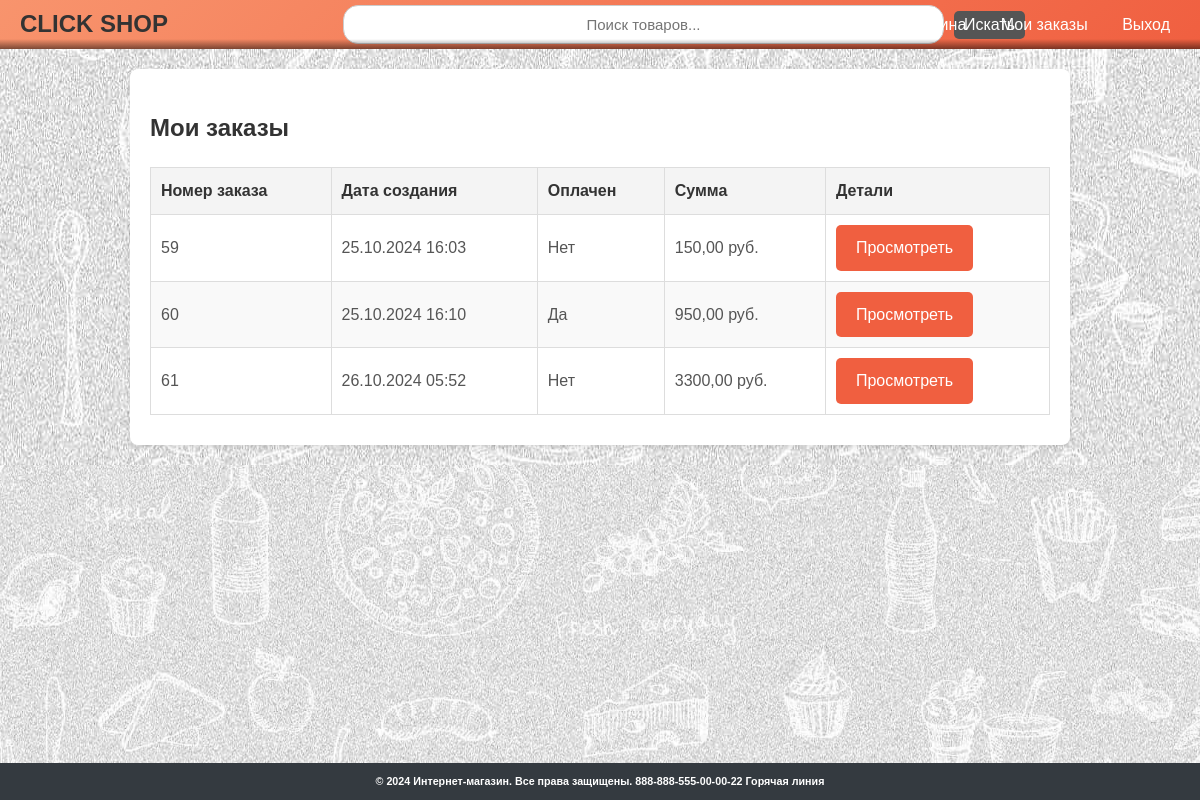
Screenshot of /orders/order-history/ (signed in) with the database file from the repository.
### orders/models.py (models this page shows, shortened)
class Order(models.Model):
    user = models.ForeignKey(settings.AUTH_USER_MODEL, on_delete=models.CASCADE)
    created = models.DateTimeField(auto_now_add=True)
    updated = models.DateTimeField(auto_now=True)
    paid = models.BooleanField(default=False)

### orders/views.py (the view)
# urls.py: path('order-history/', views.order_history, name='order_history'),
@login_required
def order_history(request):
    orders = Order.objects.filter(user=request.user)
    order_data = []
    for order in orders:
        total_cost = sum(item.price * item.quantity for item in order.items.all())
        order_data.append({
            'id': order.id,
            'created': order.created,
            'updated': order.updated,
            'paid': order.paid,
            'total_cost': total_cost
        })
    return render(request, 'orders/order_history.html', {'orders': order_data})

### orders/templates/orders/order_history.html (shortened to what this page needs)
{% extends "accounts/base.html" %}
{% block content %}
<div class="order-history-container">
    <h2 class="order-history-title">Мои заказы</h2>
    {% if orders %}
        <table class="order-history-table">
            <thead>
                <tr>
                    <th>Номер заказа</th>
                    <th>Дата создания</th>
                    <th>Оплачен</th>
                    <th>Сумма</th>
                    <th>Детали</th>
                </tr>
            </thead>
            <tbody>
                {% for order in orders %}
                    <tr>
                        <td>{{ order.id }}</td>
                        <td>{{ order.created|date:"d.m.Y H:i" }}</td>
                        <td>{{ order.paid|yesno:"Да,Нет" }}</td>
                        <td>{{ order.total_cost }} руб.</td>
                        <td>
                            <a href="{% url 'order_detail' order.id %}" class="btn btn-view">Просмотреть</a>
                        </td>
                    </tr>
                {% endfor %}
            </tbody>
        </table>
    {% else %}
        <p class="order-history-empty">У вас нет заказов.</p>
    {% endif %}
</div>
{% endblock %}

### static/css/style.css (style rules this page uses)
body { font-family: Arial, sans-serif; margin: 0; padding: 0; display: flex; flex-direction: column; min-height: 100vh; line-height: 1.6; color: #333; background-color: #e9ecef; background-attachment: fixed; background-image: url('/static/products/images/5.jpg'); background-size: cover; background-position: center; }
h2 { font-size: 2.5rem; color: #343a40; margin-top: 20px; margin-bottom: 20px; }
.btn { padding: 12px 20px; font-size: 18px; color: #fff; background-color: #f05f40; border: none; border-radius: 5px; cursor: pointer; text-align: center; transition: background-color 0.3s ease, box-shadow 0.3s ease; }
.order-history-container, .order-detail-container { max-width: 900px; margin: 20px auto; padding: 20px; background-color: #ffffff; border-radius: 8px; box-shadow: 0 2px 5px rgba(0, 0, 0, 0.1); }
.order-history-title, .order-detail-title { font-size: 24px; margin-bottom: 20px; font-weight: bold; color: #333; }
.order-history-table { width: 100%; border-collapse: collapse; margin: 10px 0; }
.order-history-table th, .order-history-table td { padding: 10px; border: 1px solid #ddd; text-align: left; font-size: 16px; color: #555; }
.order-history-table th { background-color: #f4f4f4; font-weight: bold; color: #333; }
.order-history-table tr:nth-child(even) { background-color: #f9f9f9; }
.order-history-table td { vertical-align: middle; }
.btn { display: inline-block; padding: 10px 20px; font-size: 16px; color: #fff; background-color: #f05f40; border: none; border-radius: 5px; text-align: center; text-decoration: none; cursor: pointer; }
.btn-view { background-color: #f05f40; }

### rows the page displays
Order: created "25.10.2024 16:03"
Order: created "25.10.2024 16:10"
Order: created "26.10.2024 05:52"

### other values shown
{{ order.id }} "59" "60" "61"
{{ order.paid|yesno:"Да,Нет" }} "Нет" "Да" "Нет"
{{ order.total_cost }} "150,00" "950,00" "3300,00"
